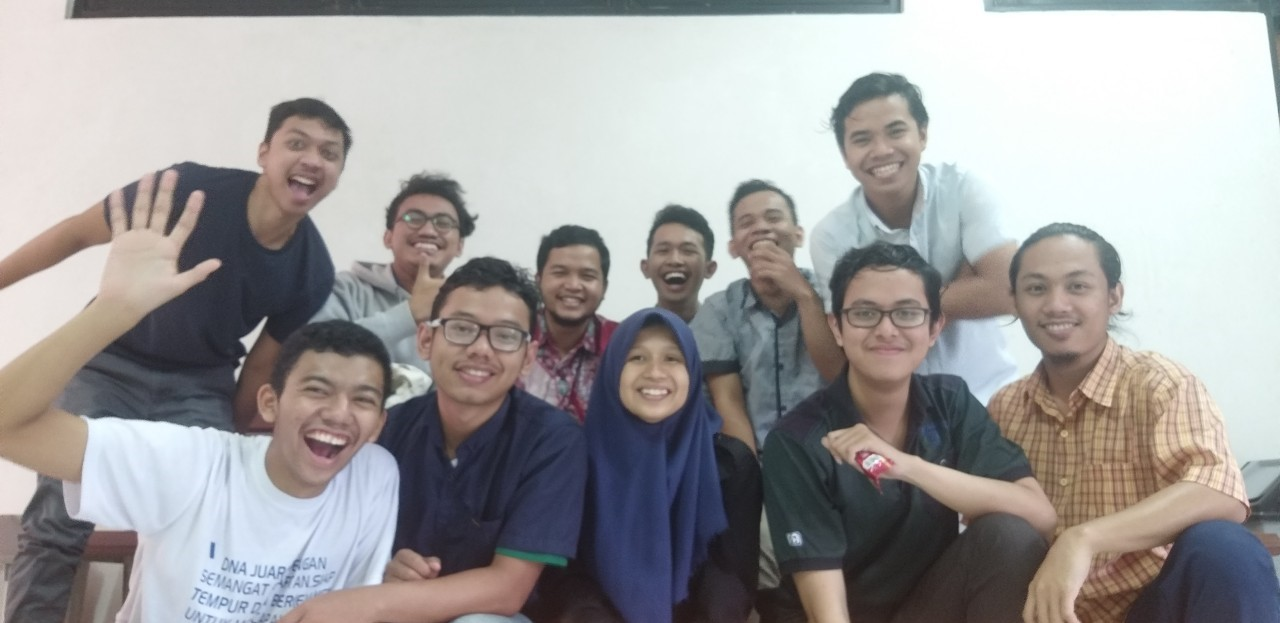
#> input picture 2_Convolutional Filters and Edge Detection/images/cm_solid.jpeg, 1280 x 623 px
$ jupyter execute '7.Face Detection using Open CV.ipynb'   (shell and % lines are left out)
#> lines starting #> are read from the running program, lines starting #| are printed output that depends on the picture
[cell 1]
# import required libraries
import numpy as np
import matplotlib.pyplot as plt
import cv2

[cell 2]
image = cv2.imread('images/cm_solid.jpeg')
#> image is the input picture: shape (623, 1280, 3); mean B, G, R 157.1, 157.1, 159

image = cv2.cvtColor(image, cv2.COLOR_BGR2RGB)

plt.figure(figsize=(20,10))
plt.imshow(image)

[cell 3]
# convert to gray scale
gray = cv2.cvtColor(image, cv2.COLOR_RGB2GRAY)
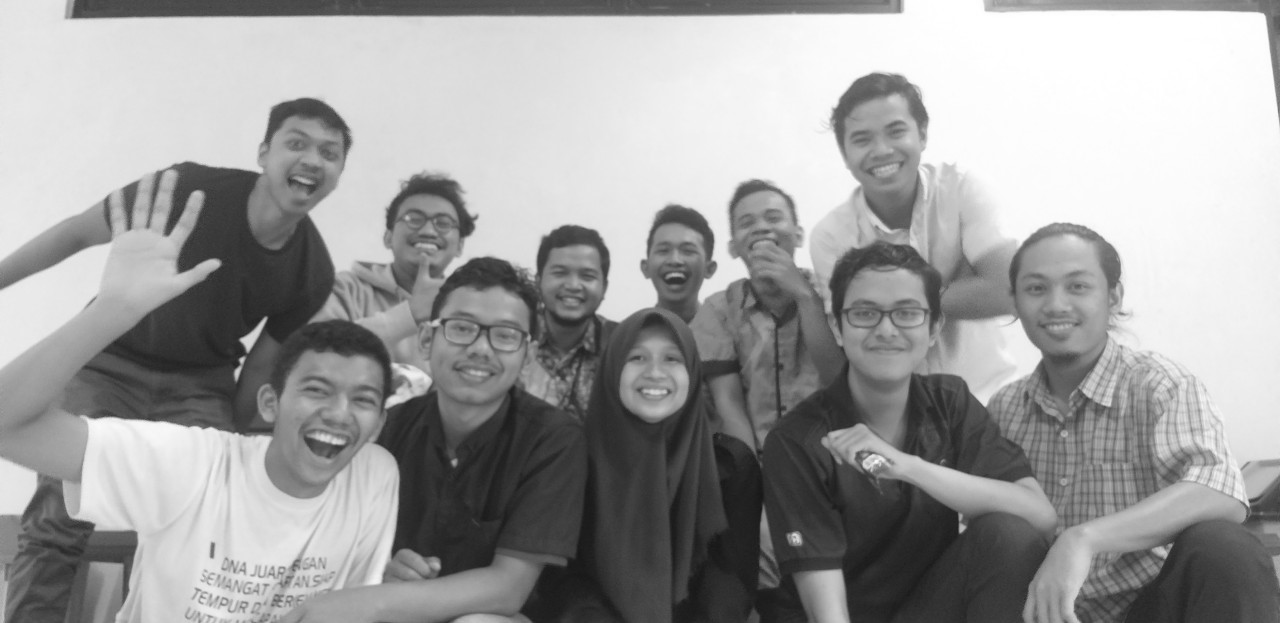
#> gray: shape (623, 1280); min 22, max 255, mean 157.6

plt.figure(figsize=(20,10))
plt.imshow(gray, cmap='gray')

### Load the fully trained architecture of the face detector

[cell 4]
face_cascade = cv2.CascadeClassifier('detector_architectures/haarcascade_frontalface_default.xml')

faces = face_cascade.detectMultiScale(gray, 2, 1)
#> faces = [[650, 232, 48, 48], [832, 96, 96, 96], [263, 110, 96, 96], [1010, 250, 96, 96], [836, 277, 96, 96], [446, 294, 96, 96], [607, 323, 96, 96], [294, 359, 96, 96]]

[cell 5]
# print out the detections found
print ('We found ' + str(len(faces)) + ' faces in this image')
#| We found 8 faces in this image
print ("Their coordinates and lengths/widths are as follows")
print ('=============================')
print (faces)
#| [[ 650  232   48   48]
#|  [ 832   96   96   96]
#|  [ 263  110   96   96]
#|  [1010  250   96   96]
#|  [ 836  277   96   96]
#|  [ 446  294   96   96]
#|  [ 607  323   96   96]
#|  [ 294  359   96   96]]

[cell 6]
img_detect = np.copy(image)

for (x,y,w,h) in faces:
    cv2.rectangle(img_detect, (x,y), (x+w, y+h), (255,0,0), 5)
#> this loop made 8 passes
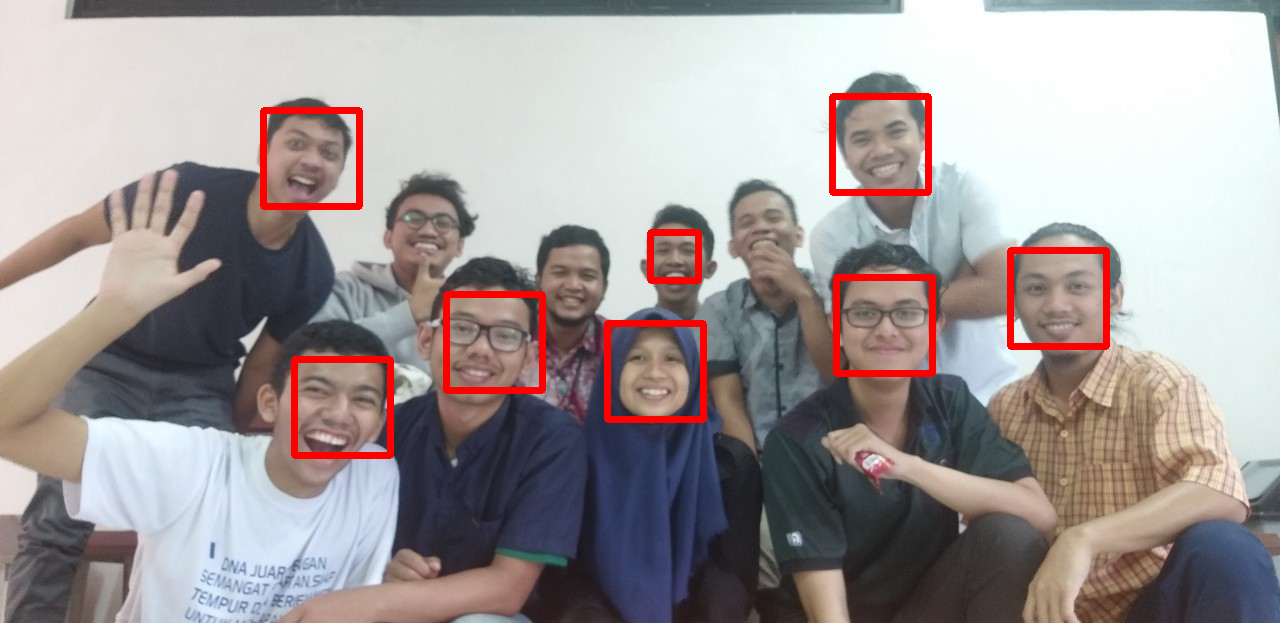
#> img_detect: shape (623, 1280, 3); mean R, G, B 161.9, 153.8, 153.8

plt.figure(figsize=(20,10))
plt.imshow(img_detect)

$ run again, with 2_Convolutional Filters and Edge Detection/images/bcc.jpeg copied over 2_Convolutional Filters and Edge Detection/images/cm_solid.jpeg
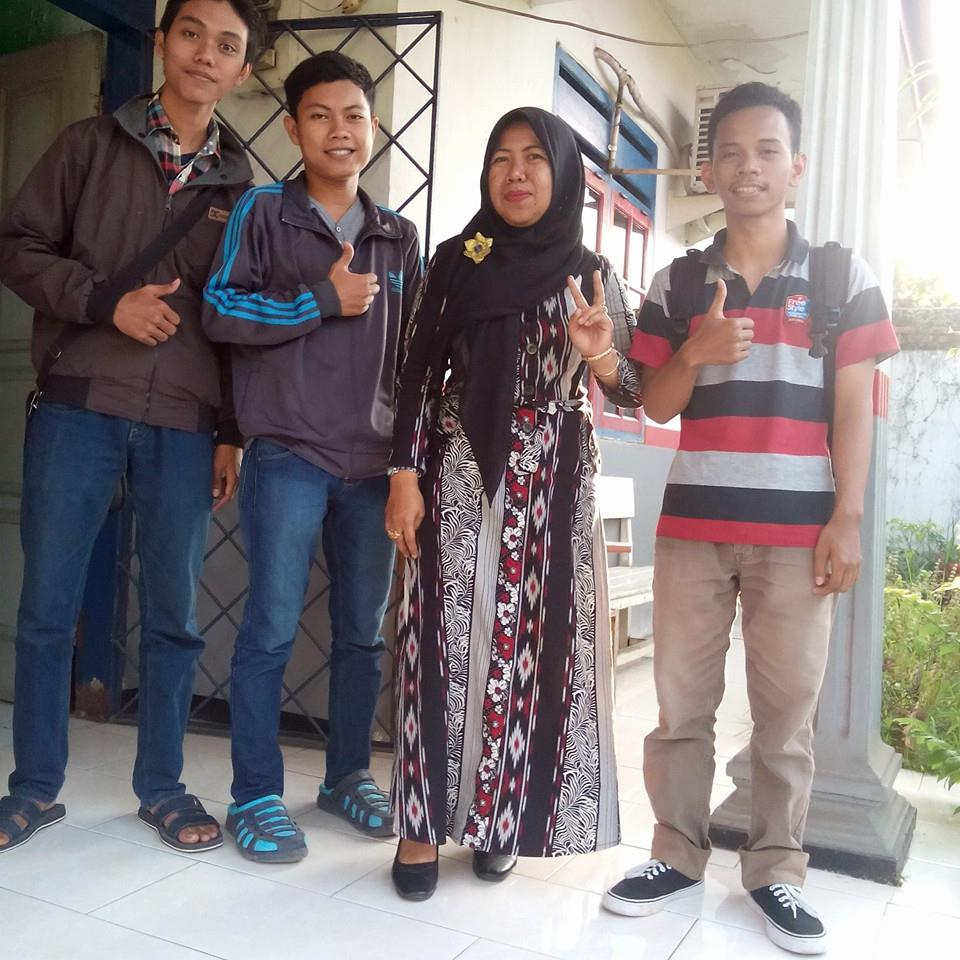
#> input picture 2_Convolutional Filters and Edge Detection/images/bcc.jpeg, 960 x 960 px
#> image is the input picture: shape (960, 960, 3); mean B, G, R 127.1, 125.5, 134
#> `gray = cv2.cvtColor(image, cv2.COLOR_RGB2GRAY)`:
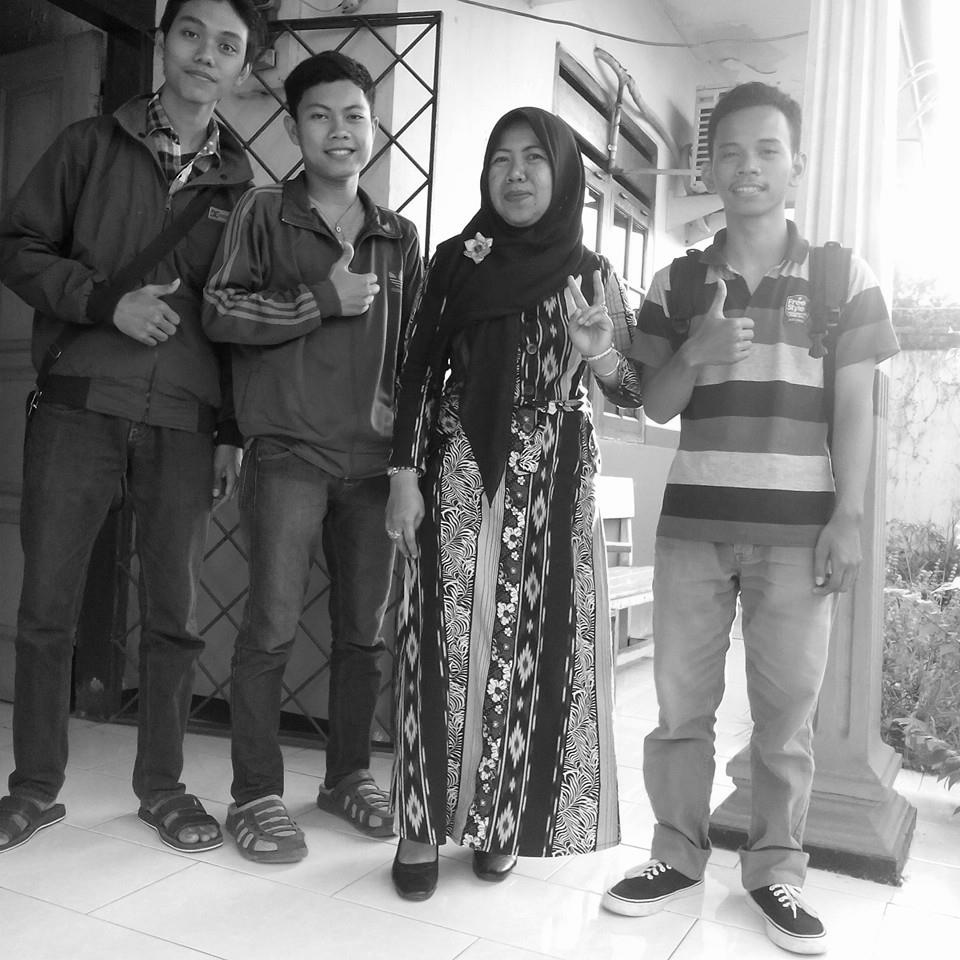
#> gray: shape (960, 960); min 0, max 255, mean 128.2
#> faces = [[160, 4, 96, 96], [290, 79, 96, 96], [702, 115, 96, 96], [473, 123, 96, 96], [98, 314, 96, 96], [581, 489, 96, 96], [84, 500, 192, 192]]
#| We found 7 faces in this image
#| [[160   4  96  96]
#|  [290  79  96  96]
#|  [702 115  96  96]
#|  [473 123  96  96]
#|  [ 98 314  96  96]
#|  [581 489  96  96]
#> (further printed lines are left out)
#> the loop `for (x,y,w,h) in faces:` made 7 passes
#> after the loop `for (x,y,w,h) in faces:`:
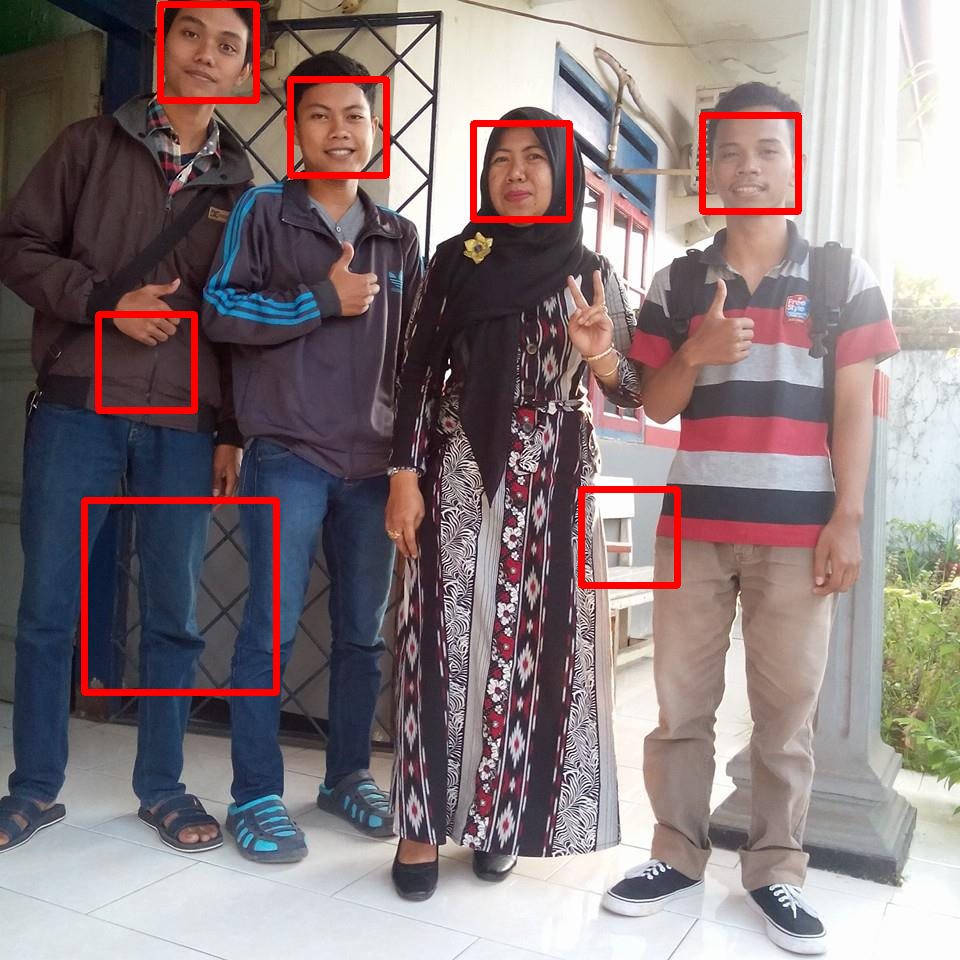
#> img_detect: shape (960, 960, 3); mean R, G, B 137.4, 123.3, 124.8

$ run again, with 2_Convolutional Filters and Edge Detection/images/tcmp_sidang.jpeg copied over 2_Convolutional Filters and Edge Detection/images/cm_solid.jpeg
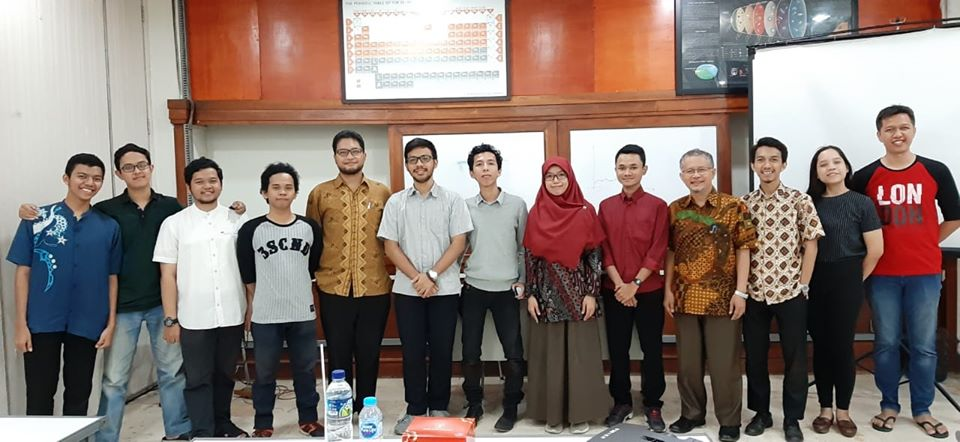
#> input picture 2_Convolutional Filters and Edge Detection/images/tcmp_sidang.jpeg, 960 x 442 px
#> image is the input picture: shape (442, 960, 3); mean B, G, R 113.9, 120.7, 136.9
#> `gray = cv2.cvtColor(image, cv2.COLOR_RGB2GRAY)`:
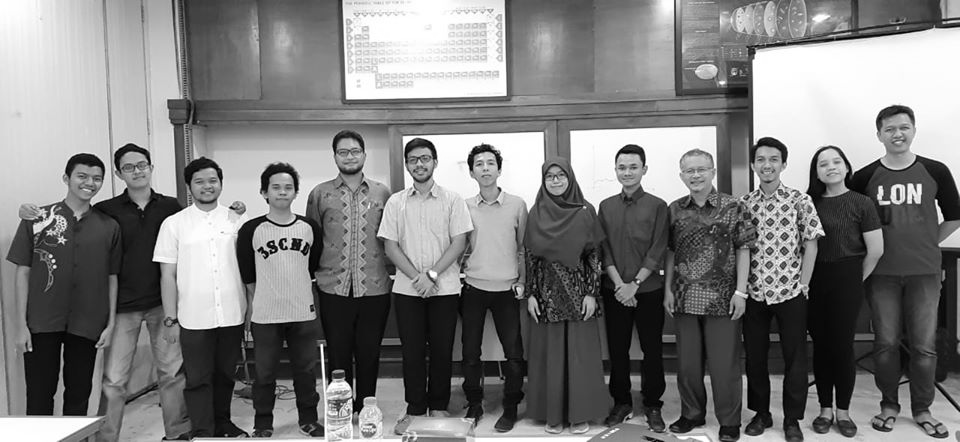
#> gray: shape (442, 960); min 0, max 255, mean 124.8
#> faces = [[473, 154, 24, 24], [543, 168, 24, 24], [872, 110, 48, 48], [326, 133, 48, 48], [744, 142, 48, 48], [112, 149, 48, 48], [258, 169, 48, 48]]
#| We found 7 faces in this image
#| [[473 154  24  24]
#|  [543 168  24  24]
#|  [872 110  48  48]
#|  [326 133  48  48]
#|  [744 142  48  48]
#|  [112 149  48  48]
#> (further printed lines are left out)
#> the loop `for (x,y,w,h) in faces:` made 7 passes
#> after the loop `for (x,y,w,h) in faces:`:
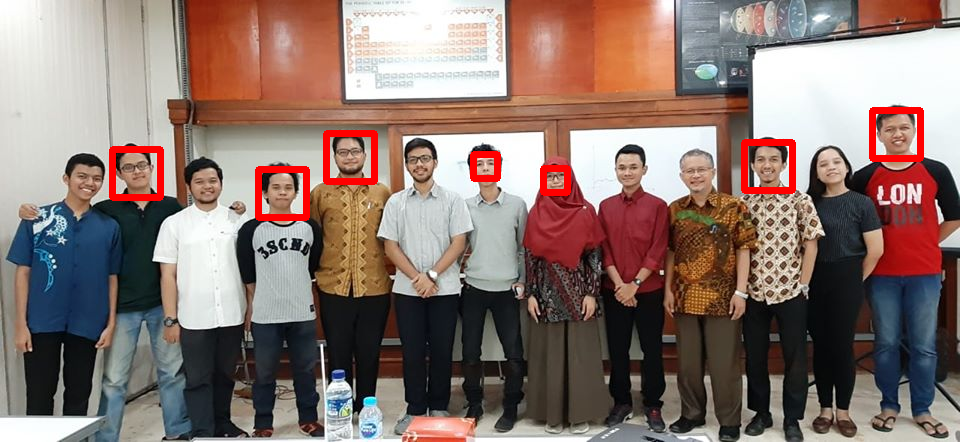
#> img_detect: shape (442, 960, 3); mean R, G, B 138.7, 117.9, 111.3

$ run again, with 2_Convolutional Filters and Edge Detection/images/ui.jpeg copied over 2_Convolutional Filters and Edge Detection/images/cm_solid.jpeg
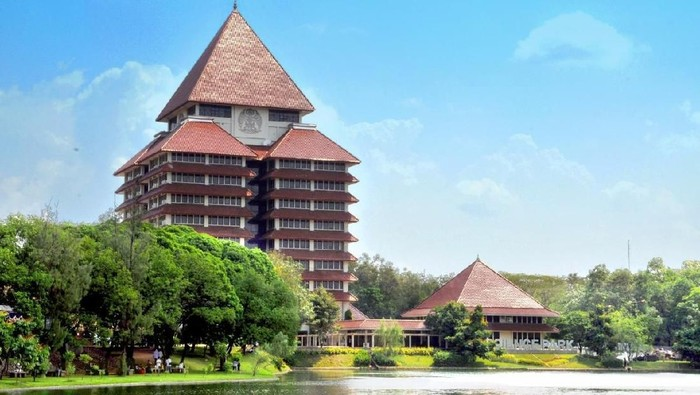
#> input picture 2_Convolutional Filters and Edge Detection/images/ui.jpeg, 700 x 395 px
#> image is the input picture: shape (395, 700, 3); mean B, G, R 167.9, 165.5, 138.2
#> `gray = cv2.cvtColor(image, cv2.COLOR_RGB2GRAY)`:
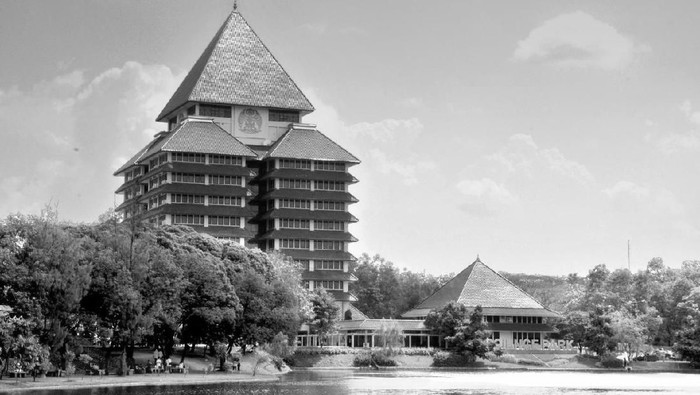
#> gray: shape (395, 700); min 0, max 255, mean 157.6
#> faces = ()
#| We found 0 faces in this image
